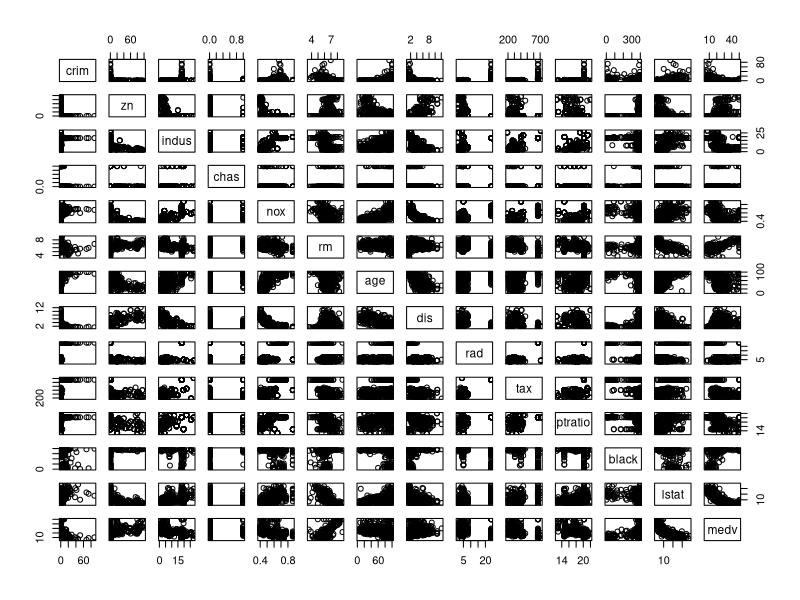
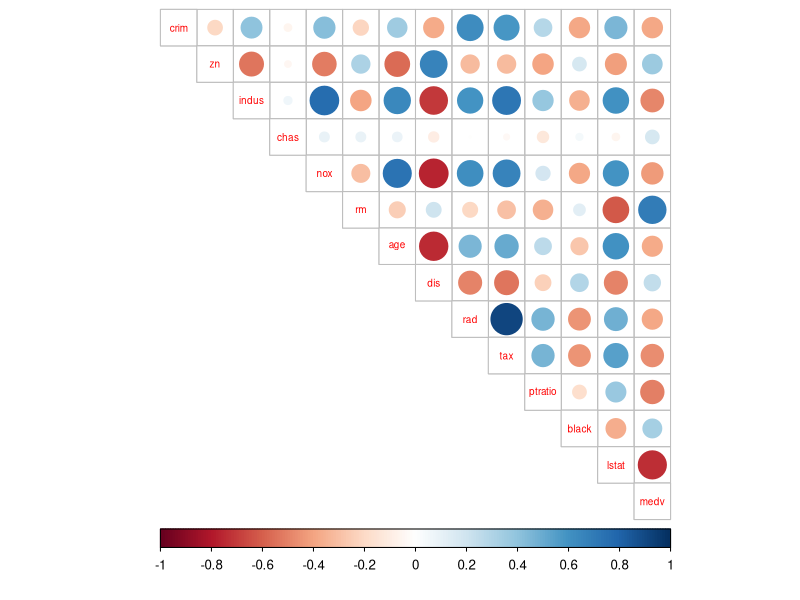
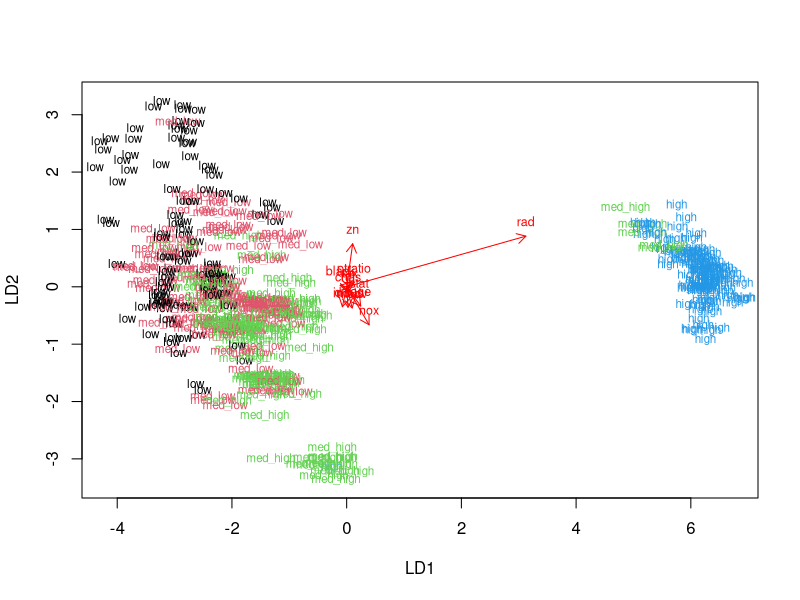
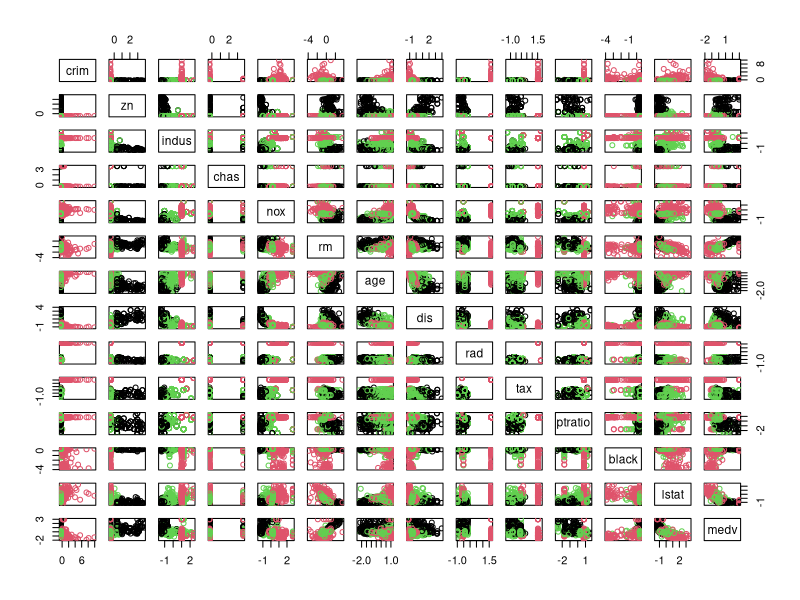
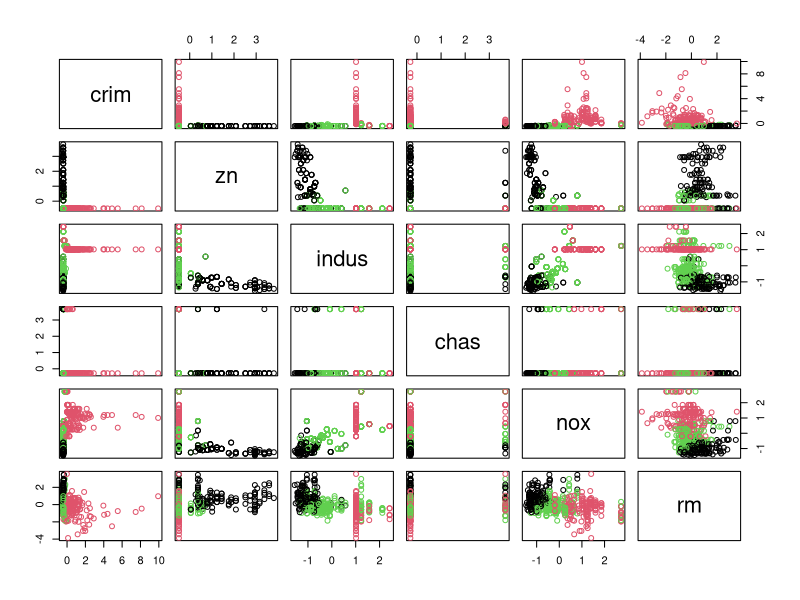
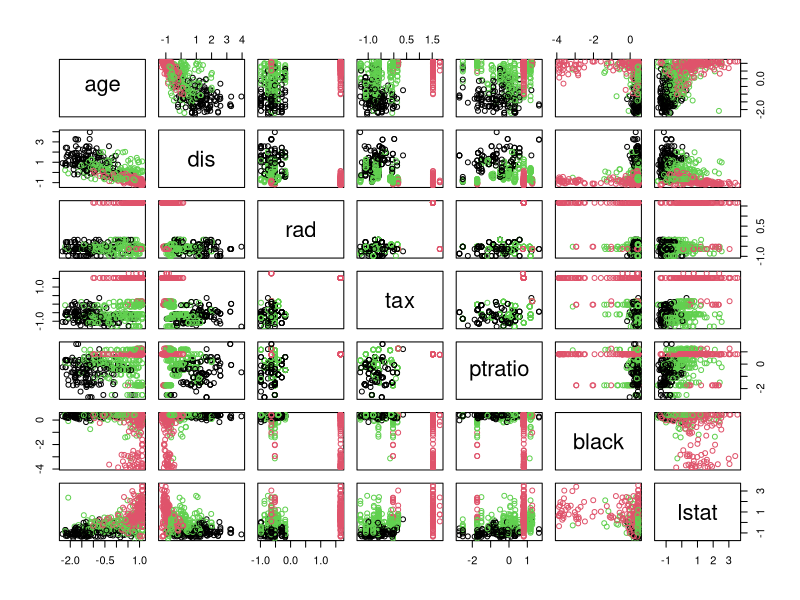
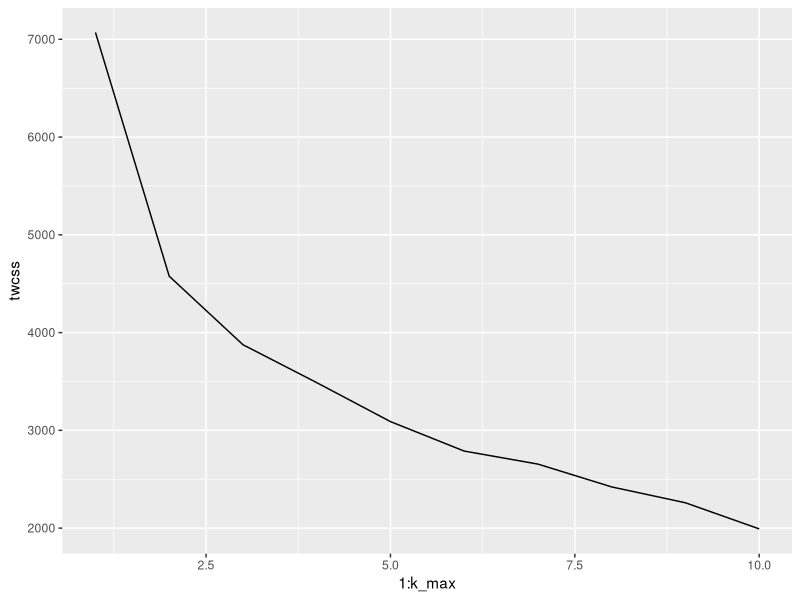
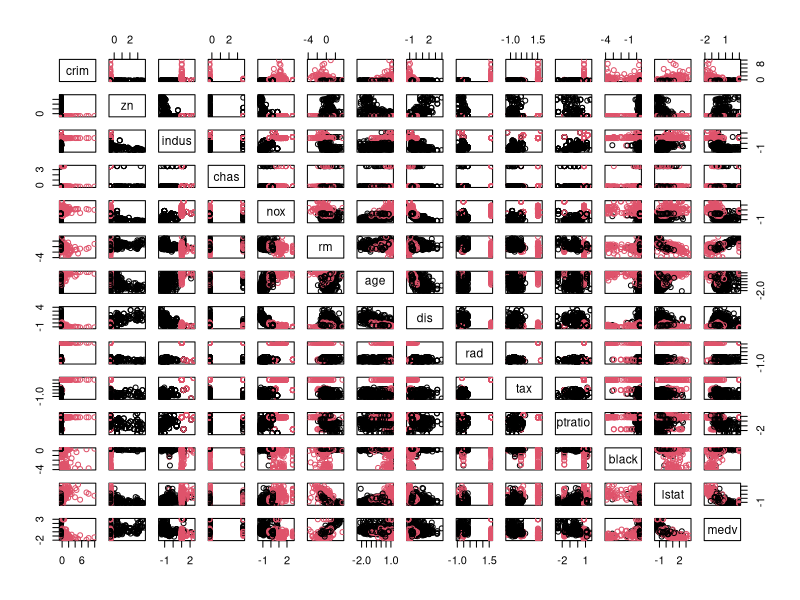

Generate these figures, in order, with R:
## ---- chunk 1
library(MASS)

#calling for the Boston dataset form MASS package
dim(Boston)
str(Boston)

## ---- chunk 2

#calling for the different packages I might use in this exercise
library(ggplot2)
library(GGally)
library(tidyverse)
library(corrplot)

#checking the summary of the Boston dataset, 
summary(Boston)


## ---- chunk 3

#graphical overview
pairs(Boston)

## ---- chunk 4

#making a correlation matrix and drawing a correlation plot to be able to visualie it better and for easier interpretation

cormatrix <- cor(Boston)
cormatrix %>% round(digits=2)
corrplot(cormatrix, method="circle", type = "upper", cl.pos = "b", tl.pos = "d", tl.cex = 0.6)


## ---- chunk 5
#Standardising the dataset
boston_scaled <- scale(Boston)

#printing out summaries of the scaled data
summary(boston_scaled)


#My boston_sclaed data is a matrix and I make it as a data frame for the future
class(boston_scaled)

boston_scaled<- as.data.frame(boston_scaled)

## ---- chunk 6
#create a quantile vector
bins <- quantile(boston_scaled$crim)
bins

#and create a categorial variable crime

crime <- cut(boston_scaled$crim, breaks = bins, include.lowest = TRUE, label= c("low", "med_low", "med_high", "high"))


table(crime)
summary(boston_scaled)

library(dplyr)

boston_scaled <- dplyr::select(boston_scaled, -crim)
boston_scaled <- data.frame(boston_scaled, crime)
summary(boston_scaled)
dim(boston_scaled)
## ---- chunk 7
#Here I make the train and the test sets. I choose 80% of the observations to the train set and the rest to the test set
dim(boston_scaled)

n <- nrow(boston_scaled)
n
ind <- sample(n, size = n * 0.8)

dim(ind)
#create the train set

train <- boston_scaled[ind,]
str(train)

#create the test set
test <- boston_scaled[-ind,]
str(test)
## ---- chunk 8
# fit the linear discriminant analysis on the train set. crime as the target variable and all the other variables as predictor variables


lda.fit <- lda(formula= crime ~ ., data = train)


lda.arrows <- function(x, myscale = 1, arrow_heads = 0.1, color = "red", tex = 0.75, choices = c(1,2)){
  heads <- coef(x)
  arrows(x0 = 0, y0 = 0, 
         x1 = myscale * heads[,choices[1]], 
         y1 = myscale * heads[,choices[2]], col=color, length = arrow_heads)
  text(myscale * heads[,choices], labels = row.names(heads), 
       cex = tex, col=color, pos=3)
}

# target classes as numeric
classes <- as.numeric(train$crime)

# drawing a plot of the lda results
plot(lda.fit, dimen = 2, col=classes, pch=classes)
lda.arrows(lda.fit, myscale = 1)

## ---- chunk 9
#saving the crime categories from the test set 
correct_classes <- test$crime

library(dplyr)


#removing the categorial crime variable from the test dataset

test <- dplyr::select(test, -crime)

#Predicting the vallses with the LDA model on the test data
lda.pred <- predict(lda.fit, newdata = test)

#cross tablating the results
table(correct = correct_classes, predicted = lda.pred$class)

## ---- chunk 10
#Reloading the Boston dataset and standardising the dataset (variables have to be normally ditributed)
dim(Boston)
scale_Boston2 <- scale(Boston)

scale_Boston2 <- as.data.frame(scale_Boston2)


#Calculating the distances. Euklidean distance

dist_eu <- dist(scale_Boston2)
summary(dist_eu)


# k-means clustering
km <-kmeans(scale_Boston2, centers = 3)


# ploting the Boston dataset with clusters
pairs(scale_Boston2, col = km$cluster)
pairs(scale_Boston2[1:6], col = km$cluster)
pairs(scale_Boston2[7:13], col = km$cluster)



## ---- chunk 11


# determine the number of clusters
k_max <- 10

# calculate the total within sum of squares
twcss <- sapply(1:k_max, function(k){kmeans(scale_Boston2, k)$tot.withinss})

# visualize the results
qplot(x = 1:k_max, y = twcss, geom = 'line')



## ---- chunk 12

# k-means clustering
km <-kmeans(scale_Boston2, centers = 2)

# plot the Boston dataset with clusters
pairs(scale_Boston2, col = km$cluster)
pairs(scale_Boston2[1:8], col = km$cluster)
pairs(scale_Boston2[6:13], col = km$cluster)


